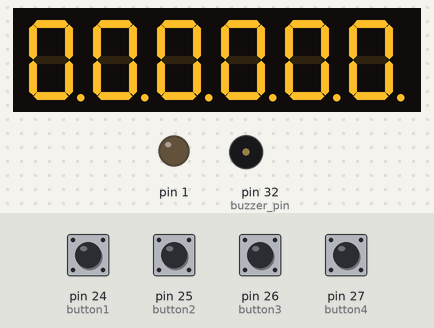
Bench run of a sketch on a simulated Arduino Mega 2560, built with avr-gcc and run on an emulated ATmega2560. Shown: 6-digit seven-segment display, output pins drawn as LEDs (lit = HIGH), buzzer (waves = sounding, pin HIGH). Wiring (inferred from the names in the program): 6-digit 7-segment display, segments lit when LOW: segments pin 13, pin 12, pin 11, pin 10, pin 50, pin 51, pin 52, pin 53; digit selects pin 21, pin 20, pin 19, pin 18, pin 17, pin 16. The inputs (shaded band) are chosen by the test bench; at power-on: pin 24 (button1), pin 25 (button2), pin 26 (button3), pin 27 (button4) HIGH. The segment pins are drawn as the display they are named for; pins used as bus, display or sensor lines are not drawn.

Above: at 1.2 s.
1.3 s: pin 27 (button4) pulled LOW for 0.15 s
At 1.46 s:
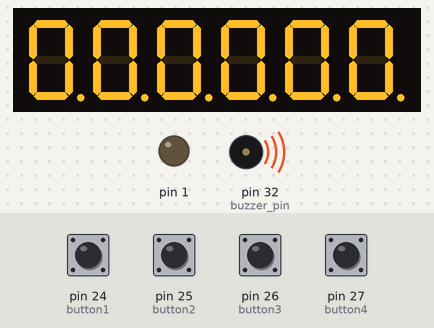
At 2.6 s:
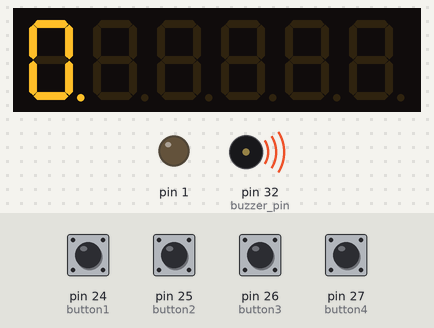
Timing chart, 0 to 4.3 s (numbered marks = the images above; inputs shaded):
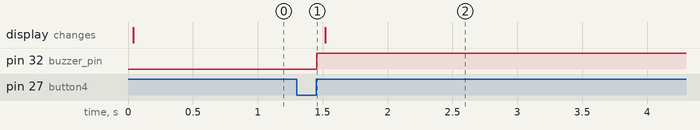

The sketch:

Lab4.ino
```cpp
int button1 = 24;
int button2 = 25;
int button3 = 26;
int button4 = 27;
int buzzer_pin = 32;

const int number_in_bits[10] = {
  0b0000001,
  0b1001111,
  0b0010010,
  0b0000110,
  0b1001100,
  0b0100100,
  0b0100000,
  0b0001111,
  0b0000000,
  0b0000100
};

const int control_pins[8] = {
  13, 12, 11, 10, 50, 51, 52, 53
};

const int digit_pins[6] = {
  21, 20, 19, 18, 17, 16
};

struct Time {
  unsigned char seconds;
  unsigned char minutes;
  unsigned char hours;
};

Time timers[2] = {{0, 0, 0}, {0, 0, 0}};

unsigned int current_timer = 1;
bool timer_1_started;
bool timer_1_stopped;
bool timer_2_started;
bool timer_2_stopped;
bool set_hours_allowed;
bool set_minutes_allowed;
int iteration_counter = 0;

void setup() {
  pinMode(button1, INPUT_PULLUP);
  pinMode(button2, INPUT_PULLUP);
  pinMode(button3, INPUT_PULLUP);
  pinMode(button4, INPUT_PULLUP);
  pinMode(buzzer_pin, OUTPUT);
  for (int i = 0; i < 9; i++) {
    pinMode(control_pins[i], OUTPUT);
  }
  for (int i = 0; i < 6; i++) {
    pinMode(digit_pins[i], OUTPUT);
  }

  noInterrupts();
  TCCR0A = (1 << WGM01);
  OCR0A = 62496;
  TIMSK0 |= (1 << OCIE0A);
  interrupts();
  TCCR0B |= (1 << CS01);
  TCCR0B |= (1 << CS00);
}

void loop() {

  int b1 = digitalRead(button1);
  int b2 = digitalRead(button2);
  int b3 = digitalRead(button3);
  int b4 = digitalRead(button4);
  render();
  if (!b1 && digitalRead(button1)) {
    first_click();
  }
  else  if (!b3 && digitalRead(button3)) {
    third_click();
  }
  else  if (!b2 && digitalRead(button2)) {
    second_click();
  }
  else  if (!b4 && digitalRead(button4)) {
    fourth_click();
  }
  if (current_timer) {
    if (timer_2_started && timer_2_stopped) {
      if (iteration_counter < 250) {
        digitalWrite(buzzer_pin, HIGH);
        delay(1000000);
        digitalWrite(buzzer_pin, LOW);
        timer_2_started = 0;
        timer_2_stopped = 0;
      }
      else {
        digitalWrite(buzzer_pin, LOW);
      }
    }
    else if (timer_1_started && timer_1_stopped) {
      if (iteration_counter < 250) {
        digitalWrite(buzzer_pin, HIGH);
        delay(1000000);
        digitalWrite(buzzer_pin, LOW);
        timer_1_started = 0;
        timer_1_stopped = 0;
      }
      else {
        digitalWrite(buzzer_pin, LOW);
      }
    }
  }
}


void render() {
  Time time_to_render = timers[current_timer];
  set_digit(5);
  show_number((int)time_to_render.seconds % 10);
  delay(1);
  set_digit(4);
  show_number((int) time_to_render.seconds / 10);
  delay(1);
  set_digit(3);
  show_number((int) time_to_render.minutes % 10);
  delay(1);
  set_digit(2);
  show_number( (int) time_to_render.minutes / 10);
  delay(1);
  set_digit(1);
  show_number((int) time_to_render.hours % 10);
  delay(1);
  set_digit(0);
  show_number( (int) time_to_render.hours / 10);
  delay(1);
}

void show_number(int number) {
  PORTB = 0b00000000;
  int bitmask = 0b0000001;
  int number_pinout = number_in_bits[number];
  int counter = 6;
  while (counter >= 0) {
    digitalWrite(control_pins[counter], bitmask & number_pinout);
    counter -= 1;
    bitmask <<= 1;
  }
}

void set_digit(int digit) {
  for (int pin = 0; pin < 6; ++ pin) {
    digitalWrite(digit_pins[pin], LOW);
  }
  digitalWrite(digit_pins[digit], HIGH);
}

void first_click() {
  if (set_hours_allowed) {
    if (timers[current_timer].hours < 99) {
      timers[current_timer].hours ++;
    }
    else {
      timers[current_timer].hours = 0;
    }
  }
  else {
    timers[current_timer].hours ++;
    set_hours_allowed = true;
    if (current_timer) {
      timer_2_started = false;
      timer_2_stopped = false;
    }
    else {
      timer_1_started = false;
      timer_1_stopped = false;
    }
  }
}

void second_click() {
  if (set_minutes_allowed) {
    if (timers[current_timer].minutes < 60) {
      timers[current_timer].minutes ++;
    }
    else {
      timers[current_timer].minutes = 0;
    }
  }
  else {
    set_minutes_allowed = true;
    timers[current_timer].minutes ++;
    if (current_timer) {
      timer_2_started = false;
      timer_2_stopped = false;
    }
    else {
      timer_1_started = false;
      timer_1_stopped = false;
    }
  }
}

void third_click() {
  current_timer = !current_timer;
}

void fourth_click() {
  if (current_timer) {
    if (timer_2_started) {
      timers[1] = {0, 0, 0};
      timer_2_started = false;
      timer_2_stopped = false;
    }
    else {
      timer_2_started = true;
      timer_2_stopped = false;
    }
  }
  else {
    if (timer_1_started) {
      timers[0] = {0, 0, 0};
      timer_1_started = false;
      timer_1_stopped = false;
    }
    else {
      timer_1_started = true;
      timer_1_stopped = false;
    }
  }
  set_hours_allowed = false;
  set_minutes_allowed = false;
}

void count_down_time() {
  if (timer_1_started) {

    if (timers[0].seconds > 0) {
      timers[0].seconds --;
    }
    else if (timers[0].minutes > 0) {
      timers[0].minutes--;
      timers[0].seconds = 59;
    }
    else if (timers[0].hours) {
      timers[0].hours -= 1;
      timers[0].minutes = 59;
      timers[0].seconds = 59;
    } else timer_1_stopped = true;


  }


  if (timer_2_started) {
    if (timers[1].seconds > 0) {
      timers[1].seconds --;
    }
    else if (timers[1].minutes > 0) {
      timers[1].minutes--;
      timers[1].seconds = 59;
    }
    else if (timers[1].hours) {
      timers[1].hours -= 1;
      timers[1].minutes = 59;
      timers[1].seconds = 59;
    }
    else timer_2_stopped = true;

  }
}


ISR(TIMER0_COMPA_vect) {
  if (iteration_counter == 500) {
    count_down_time();
    iteration_counter = 0;
  }
  else {
    iteration_counter++;
  }
}
```

Measured:
- after the input at 1.3 s, pin 32 (buzzer_pin): LOW → HIGH after 0.16 s
